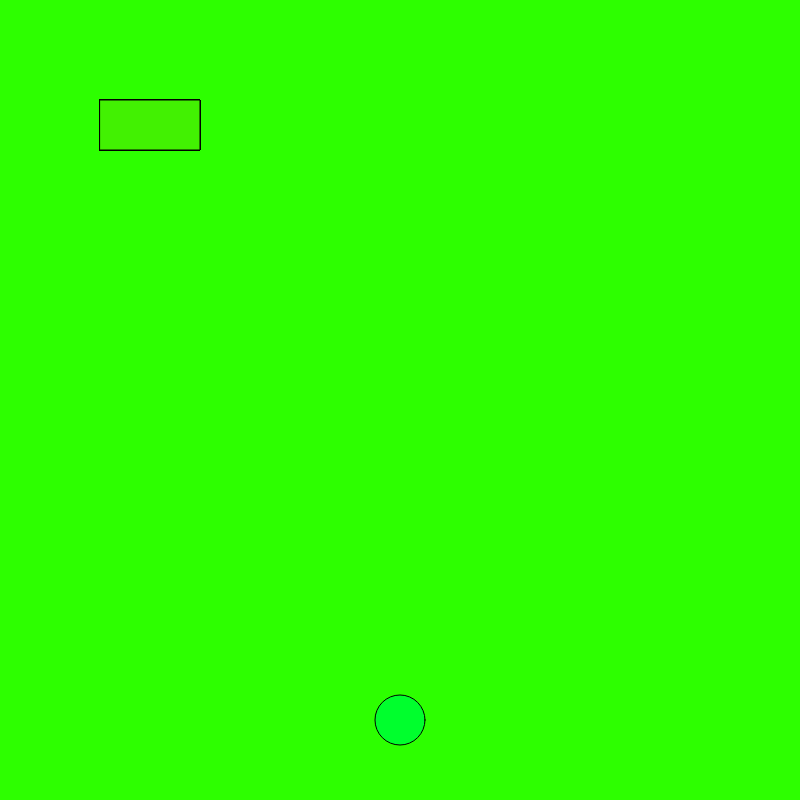
Frame 1 (no input)
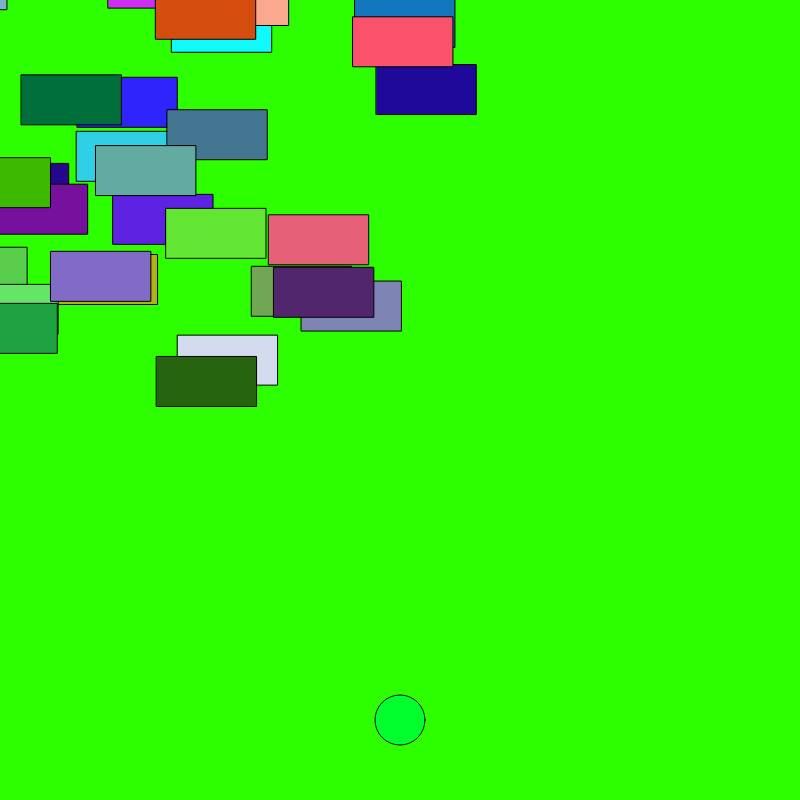
Frame 60 (no input)
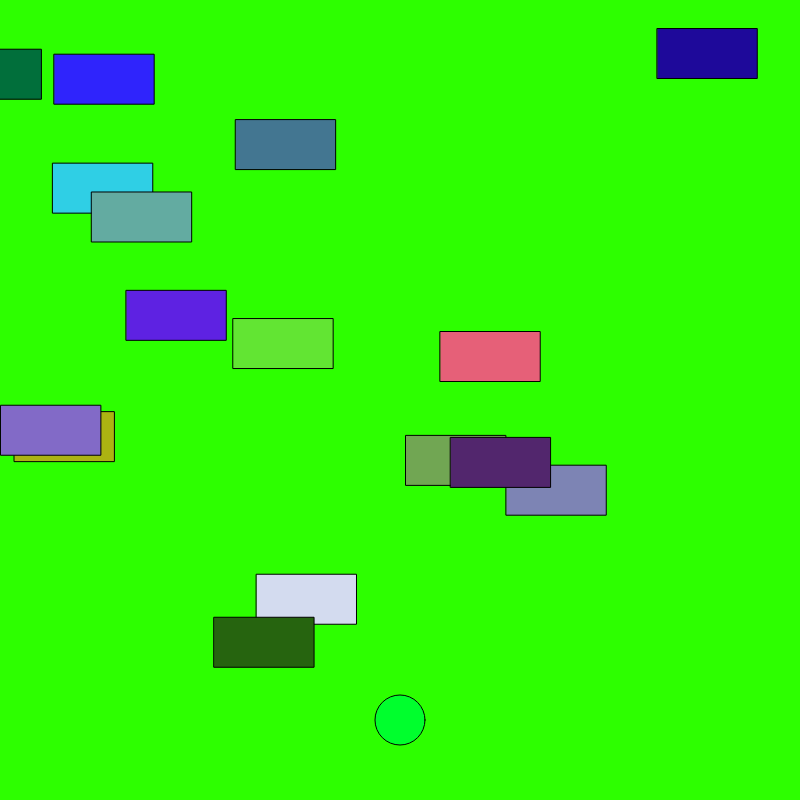
Frame 120 (the mouse pressed at the canvas centre since frame 60)

The p5.js sketch that drew these frames (run headless with seeded random() and noise() and a simulated clock; from frame 60 on, the mouse is pressed at the canvas centre):

// p5.js sketch
// ── sketch.js
var cars = [];
var frogPos;

function setup() {
  // put setup code here
  createCanvas(800, 800);
  for (var i = 0; i < 40; i++) {
    cars.push(new Car());
  }
  frogPos = createVector(width / 2, height - 80);
}




function draw() {
  background(45, 255, 0);

  for (var i = 0; i < cars.length; i++) {
    cars[i].display();
    cars[i].drive();

    //collision detection
    if(cars[i].pos.dist(frogPos) < 20){
      cars.splice(i, 1) ;
    }
  }
  fill(0, 255, 45)
  ellipse(frogPos.x, frogPos.y, 50, 50);
  checkForKeys();

}

//our car class
function Car() {
  //attributes
  this.x = random(width);
  this.pos = createVector(100, 100);
  this.vel = createVector(random(-5, 5), random(-5, 5));
  this.r = random(255);
  this.g = random(255);
  this.b = random(255);

  //methods

  this.display = function() {
    fill(this.r, this.g, this.b);
    rect(this.pos.x, this.pos.y, 100, 50);
  }

  this.drive = function() {
    this.pos.add(this.vel);
    if (this.x > width) this.x = 0;
    if (this.x < 0) this.x = width;
    if (this.y > height) this.y = 0;
    if (this.y < 0) this.y = height;


  }

}

function checkForKeys() {
  if (keyIsDown(LEFT_ARROW)) frogPos.x = frogPos.x - 5
  if (keyIsDown(RIGHT_ARROW)) frogPos.x = frogPos.x + 5
  if (keyIsDown(UP_ARROW)) frogPos.y = frogPos.y - 5
  if (keyIsDown(DOWN_ARROW)) frogPos.y = frogPos.y + 5


}
